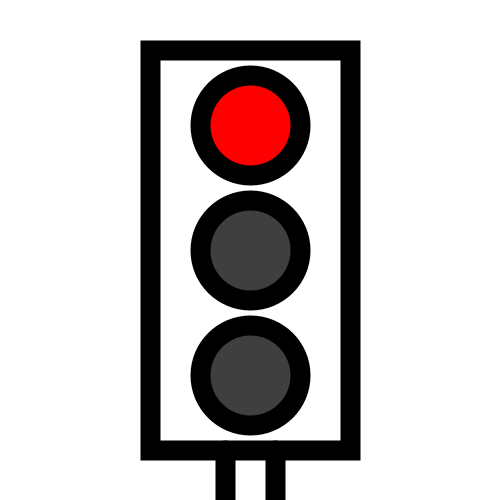
Frame 1 (no input)
Frame 60 (the mouse pressed at the canvas centre just before this capture): identical to frame 1, image omitted
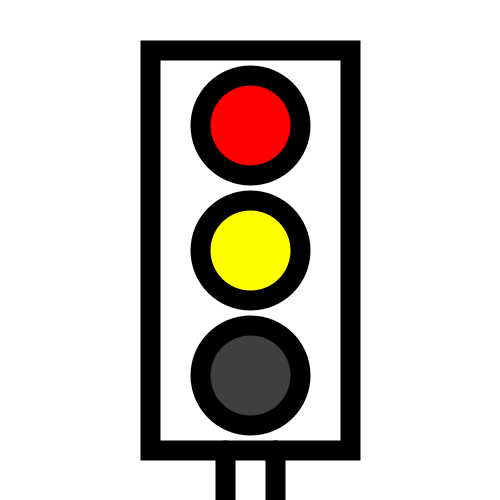
Frame 120 (the mouse held since frame 60 and released just before this capture)

The Processing sketch that drew these frames (run headless with seeded random() and noise(); from frame 60 on, the mouse is pressed at the canvas centre):

// Processing sketch: TaskSix
// ── TaskSix.pde
color red, yellow, green, off;
color[] lights;
float center, middle;
float lightsOffset;
int frameLimit = 10;

void setup(){
  frameRate(frameLimit);
  size(500,500);
  red = color(255, 0, 0);
  yellow = color(255, 255, 0);
  green = color(0, 255, 0);
  off = color(63);
  center = width/2;
  middle = height/2;
  lightsOffset = height*0.25;
  lights = new color[]{off, off, off};
}

void draw(){
  //// Clearing the frame
  background(255);
  
  //// Preparing the brush
  stroke(0);
  strokeWeight(width/25);
  noFill();
  
  //// Chassis
  rect(width * 0.3 , height * 0.1, width * 0.4 , height * 0.8);
  
  //// Pole
  line(width * 0.45, height * 0.9, width * 0.45, height * 1.0);
  line(width * 0.55, height * 0.9, width * 0.55, height * 1.0);
  
  //// Change States
  int LocalFrame = (int)((millis()/1000)%30);
  switch(LocalFrame){
     case 0: lights[0] = red; lights[1] = off; break;
     case 12: lights[1] = yellow; break;
     case 15: lights[0] = off; lights[1] = off; lights[2] = green; break;
     case 27: lights[1] = yellow; lights[2] = off;
  }
  
  
  ////Lights
  for(int ite = 0; ite < lights.length;ite++){
    fill(lights[ite]);
    ellipse(center, middle + (ite-1) * lightsOffset, lightsOffset * 0.8, lightsOffset * 0.8);
  }
}
